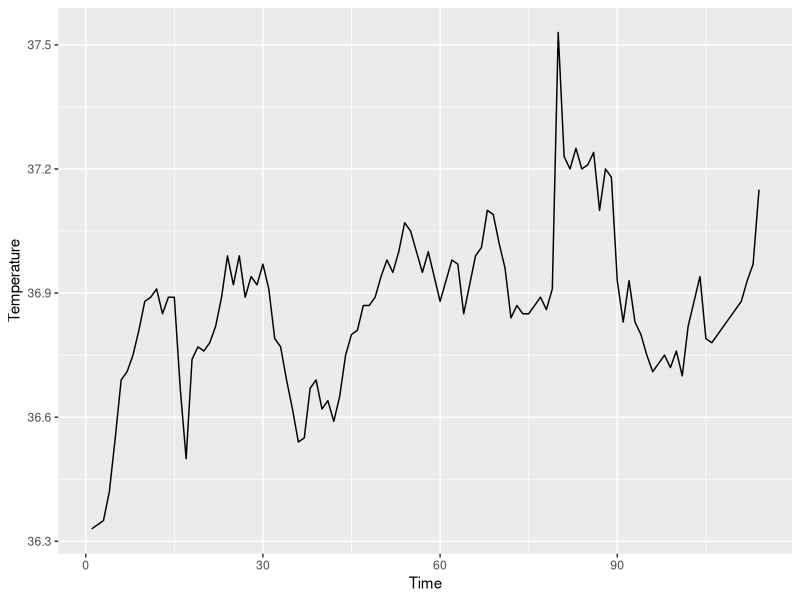

This chart was generated by the following R code:
## ---- chunk 1
knitr::opts_chunk$set(
	message = FALSE,
	warning = FALSE,
	echo = TRUE
)
library(tidyverse)
## ---- chunk 2
beaver_plot <- qplot(beaver1$temp,x = seq_along(beaver1$temp), geom = "line", xlab = "Time", ylab = "Temperature")
beaver_plot
